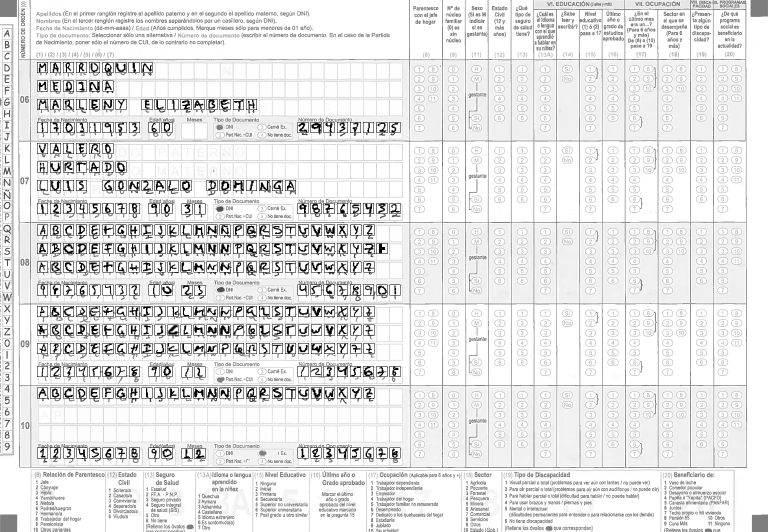
#> input picture resultImage.png, 1536 x 1063 px (shown at 1/2 size)
$ python -i GenerateTrainDataAZ.py   (imports and definitions only)   (older library calls are emulated)
#> lines starting #> are read from the running program, lines starting #| are printed output that depends on the picture
#> further down, picture is the input picture: shape (1063, 1536); min 0, max 255, mean 228.5
#!/usr/bin/env python
# coding: utf-8

"""
    Modeling.GenerateTrainDataAZ
    ============================

    A description which can be long and explain the complete
    functionality of this module even with indented code examples.
    Class/Function however should not be documented here.

    _copyright_ = 'Copyright (c) 2017 Vm.C.', see AUTHORS for more details
    _license_ = GNU General Public License, see LICENSE for more details
"""

#from __future__ import print_function
import matplotlib.pyplot as plt
import numpy as np
import os
import sys
import tarfile
from scipy import ndimage
from scipy.misc.pilutil import imresize
from six.moves import cPickle as pickle
import random
import time
from scipy.misc import toimage
import cv2

from modeling.modelSettings import *

# Function definitions ####
# [92 lines left out: functions findNonEmptyInterval, extractImportantSubset, load_letter, calcShapeToResize, not called in this run]


def myImResize_20x20_32x32(image):
    largeSize = 32
    smallSize = 30

    image = np.uint8(image)

    notImage = cv2.bitwise_not(image)
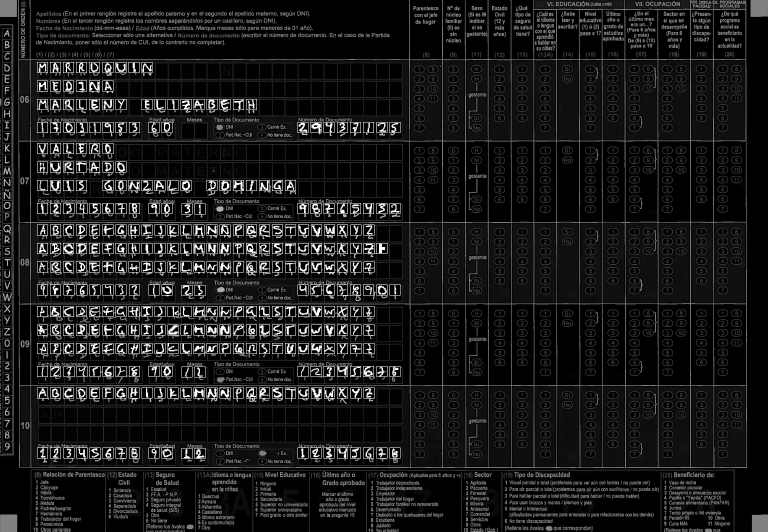
#> notImage: shape (1063, 1536) (shown at 1/2 size); min 0, max 255, mean 26.5
    #########3
    stats = cv2.connectedComponentsWithStats(notImage, connectivity=4)
    num_labels = stats[0]
#> num_labels = 601
    labels = stats[1]
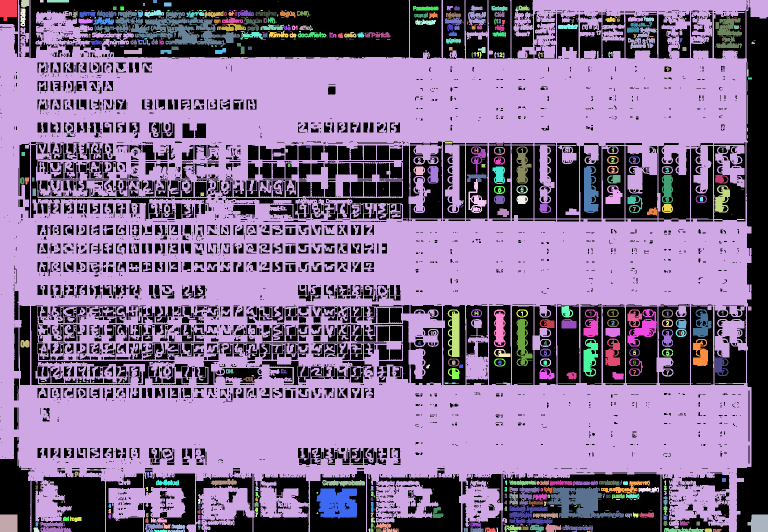
#> labels: shape (1063, 1536) int32 (shown at 1/2 size); 601 distinct labels, from 0 to 600; one colour per label, 0 black
    labelStats = stats[2]
#> labelStats = 601 rows, first 6: [0, 0, 1536, 1063, 550242], [0, 0, 34, 42, 1212], [0, 0, 1536, 1063, 988692], [42, 0, 16, 15, 212], [80, 0, 7, 5, 35], [94, 0, 44, 5, 220]
    centroides = stats[3]
#> centroides = 601 pairs, first value 16.2 to 1517.8, second value 2 to 1062
    # We expect the conneccted compoennt of the numbers to be more or less with a constats ratio
    # So we find the medina ratio of all the comeonets because the majorty of connected compoent are numbers
    cosl = []
    edgesLength = []
    indx_biggets_area = -1
    biggets_area = -1

    for label in range(1,num_labels):
        if labelStats[label, cv2.CC_STAT_AREA] > biggets_area:
            indx_biggets_area = label
            biggets_area = labelStats[label, cv2.CC_STAT_AREA]
#> this loop made 600 passes
#> biggets_area on passes 1 to 2: 1212, 988692
#> after the loop, biggets_area = 988692; indx_biggets_area = 2
    if indx_biggets_area == -1:
        raise Exception('no hay ningun objeto, posiblemente imagen vacia')


    scale = smallSize*min(1.0/labelStats[indx_biggets_area, cv2.CC_STAT_HEIGHT],1.0/labelStats[indx_biggets_area, cv2.CC_STAT_WIDTH])
#> scale = 0.0195

    mainCharacter20x20 = cv2.resize(image, None, fx=scale, fy=scale, interpolation= cv2.INTER_AREA)
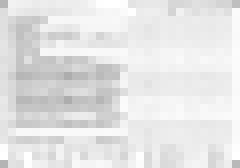
#> mainCharacter20x20: shape (21, 30) (shown 8 times larger); min 173, max 255, mean 228.6
    # mainCharacter20x20[mainCharacter20x20 > 50] = 255
    # mainCharacter20x20[mainCharacter20x20 <= 50] = 0

    left = int(round(labelStats[indx_biggets_area, cv2.CC_STAT_LEFT] * scale))
#> left = 0
    top = int(round(labelStats[indx_biggets_area, cv2.CC_STAT_TOP] * scale))
#> top = 0

    width = int(round(labelStats[indx_biggets_area, cv2.CC_STAT_WIDTH]*scale))
#> width = 30
    height = int(round(labelStats[indx_biggets_area, cv2.CC_STAT_HEIGHT] * scale))
#> height = 21


    centerRows = top + height//2
#> centerRows = 10
    centerCols = left + width//2
#> centerCols = 15
    RowsTop = centerRows - largeSize//2 # por cada positivo, quitar una fila, por cada negativo agregar
#> RowsTop = -6
    RowsBot = mainCharacter20x20.shape[0] - (centerRows + largeSize//2) ## por cada positivo quitar una columna
#> RowsBot = -5
    ColsLeft = centerCols - largeSize//2 ##
#> ColsLeft = -1
    ColsRight = mainCharacter20x20.shape[1] - (centerCols + largeSize//2)
#> ColsRight = -1
    arrayImage = np.reshape(mainCharacter20x20, mainCharacter20x20.shape)

    # arrayImage[:, left]=0
    # arrayImage[top,:] = 0
    # arrayImage[:, left+width] = 0
    # arrayImage[top+height, :] = 0

    while RowsTop != 0:
        if RowsTop > 0:
            arrayImage = np.delete(arrayImage, 0, axis=0)
            RowsTop -= 1
        else:
            arrayImage = np.append(np.ones((1,arrayImage.shape[1]))*255,arrayImage, axis=0)
            RowsTop += 1
#> this loop made 6 passes
#> pass 1, in myImResize_20x20_32x32, `arrayImage = np.append(np.ones((1,arrayImage.shape[1]))*255,arrayImage..`:
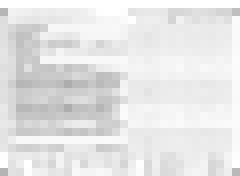
#> arrayImage: shape (22, 30) float64 (shown 8 times larger); min 173, max 255, mean 229.8
#> after the loop:
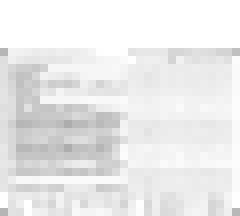
#> arrayImage: shape (27, 30) float64 (shown 8 times larger); min 173, max 255, mean 234.5
#> after the loop, RowsTop = 0


    while RowsBot != 0:
        if RowsBot > 0:
            arrayImage = np.delete(arrayImage, arrayImage.shape[0]-1, axis=0)
            RowsBot -= 1
        else:
            arrayImage = np.append(arrayImage,np.ones((1,arrayImage.shape[1]))*255, axis=0)
            RowsBot += 1
#> this loop made 5 passes
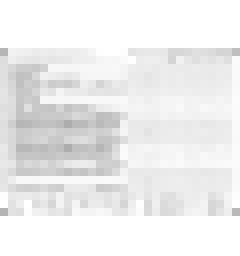
#> arrayImage: shape (32, 30) float64 (shown 8 times larger); min 173, max 255, mean 237.7
#> after the loop, RowsBot = 0

    while ColsLeft != 0:
        if ColsLeft > 0:
            arrayImage = np.delete(arrayImage, 0, axis=1)
            ColsLeft -= 1
        else:
            arrayImage = np.append(np.ones((arrayImage.shape[0],1))*255, arrayImage, axis=1)
            ColsLeft += 1
#> this loop made 1 pass
#> ColsLeft on pass 1: 0
#> pass 1, in myImResize_20x20_32x32, `arrayImage = np.append(np.ones((arrayImage.shape[0],1))*255, arrayImag..`:
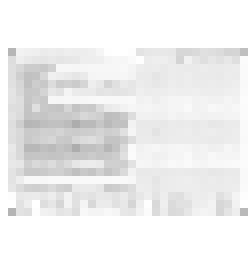
#> arrayImage: shape (32, 31) float64 (shown 8 times larger); min 173, max 255, mean 238.2
#> after the loop, ColsLeft = 0

    while ColsRight != 0:
        if ColsRight > 0:
            arrayImage = np.delete(arrayImage, arrayImage.shape[1]-1, axis=1)
            ColsRight -= 1
        else:
            arrayImage = np.append(arrayImage, np.ones((arrayImage.shape[0],1))*255, axis=1)
            ColsRight += 1
#> this loop made 1 pass
#> after the loop, ColsRight = 0

    #arrayImage[arrayImage<150]=0
    #arrayImage[arrayImage >= 150] = 255
    #plt.subplot(1, 2, 1), plt.imshow(image,'gray'), plt.title('image Input')
    #plt.subplot(1, 2, 2), plt.imshow(arrayImage,'gray'), plt.title('32x32')
    #plt.show()

    return arrayImage

    #row = np.ones((1, imSize)) * 255
    #col = np.ones((imSize, 1)) * 255
        #opH_A[int(round(centroides[label][1])), int(round(centroides[label][0]))] = 255
        # connectedCompoentWidth = labelStats[label, cv2.CC_STAT_WIDTH]
        # connectedCompoentHeight = labelStats[label, cv2.CC_STAT_HEIGHT]

        # area = labelStats[label, cv2.CC_STAT_AREA]
        # print(area, connectedCompoentHeight*connectedCompoentHeight, connectedCompoentHeight, connectedCompoentWidth)
        # if abs(connectedCompoentHeight - connectedCompoentWidth) < 5 \
        #        and connectedCompoentWidth * connectedCompoentHeight * 0.6 < area:
        #    cosl.append((int(round(centroides[label][0])), int(round(centroides[label][1])),  # ,
        #       connectedCompoentWidth, connectedCompoentHeight))
        # min(connectedCompoentHeight , connectedCompoentWidth)])
        #    edgesLength.append(min(connectedCompoentHeight, connectedCompoentWidth) // 2)
        ###########

# [347 lines left out: functions myImResize_forDataTraining, myImResize, maybe_pickle, maybe_pickle_digit, hex2int, hex2intMayuscula and 7 more, not called in this run]


# [66 lines not run here, left out]

>>> import cv2
>>> picture = cv2.imread('../resultImage.png', cv2.IMREAD_GRAYSCALE)
>>> result = myImResize_20x20_32x32(picture)
